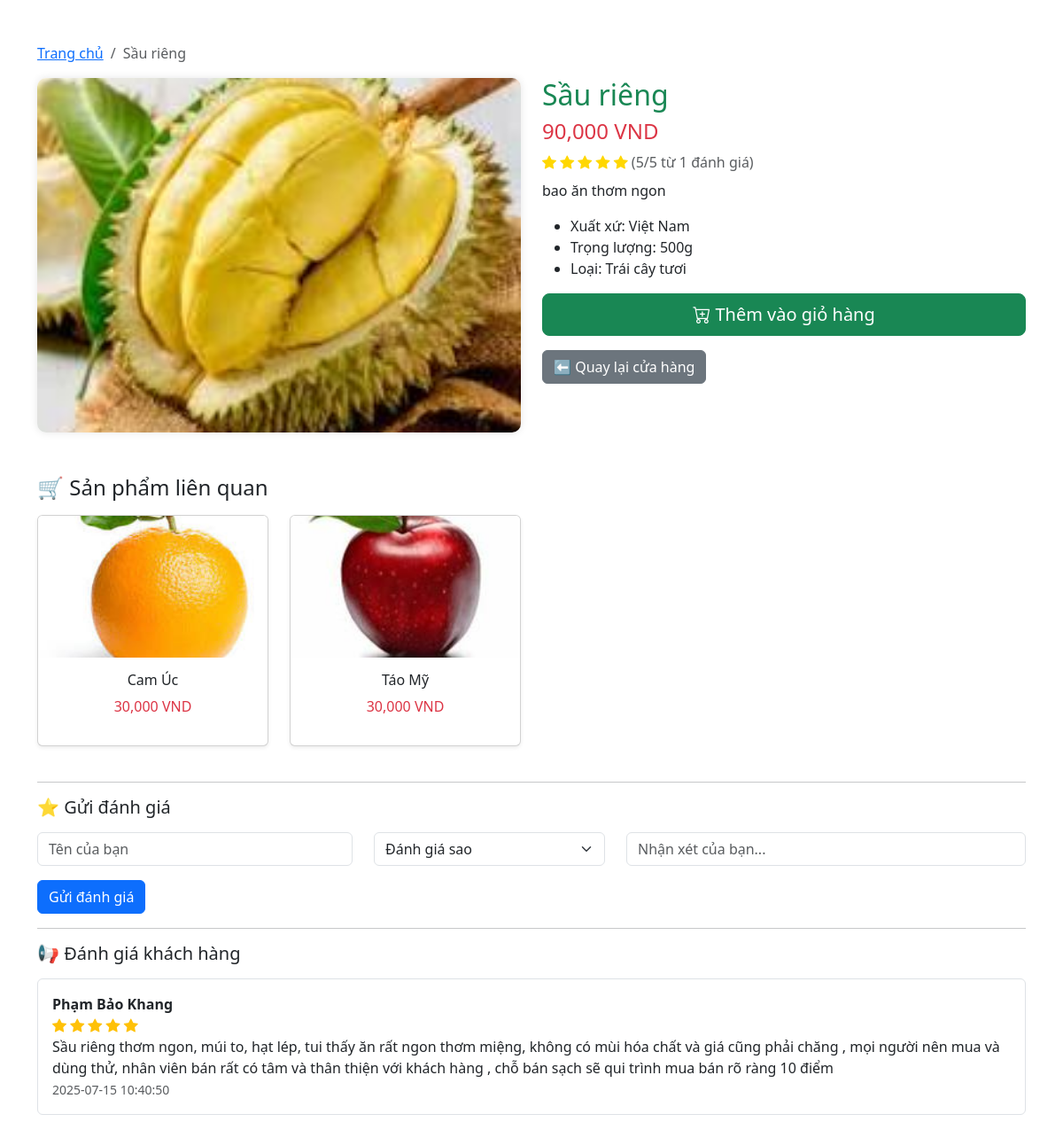
Page /views/product_detail.php?id=3 on the committed database.
### tables this page shows
CREATE TABLE `products` (
  `id` int(11) NOT NULL,
  `name` varchar(100) NOT NULL,
  `price` int(11) NOT NULL,
  `description` text NOT NULL,
  `image` varchar(100) NOT NULL,
  `category` varchar(100) DEFAULT NULL
);

CREATE TABLE `reviews` (
  `id` int(11) NOT NULL,
  `product_id` int(11) DEFAULT NULL,
  `user_name` varchar(100) DEFAULT NULL,
  `rating` int(11) DEFAULT NULL,
  `comment` text DEFAULT NULL,
  `created_at` datetime DEFAULT current_timestamp()
);

### views/product_detail.php (the view, shortened to what this page needs)
<?php
include '../config/config.php';
$product = null;
if (isset($_GET['id'])) {
  $id = $_GET['id'];
  $stmt = $conn->prepare("SELECT * FROM products WHERE id = ?");
  $stmt->execute([$id]);
  $product = $stmt->fetch(PDO::FETCH_ASSOC);
}
$stmt_rating = $conn->prepare("SELECT AVG(rating) as avg_rating, COUNT(*) as total_reviews FROM reviews WHERE product_id = ?");
$stmt_rating->execute([$id]);
$rating_info = $stmt_rating->fetch(PDO::FETCH_ASSOC);
$avg_rating = round($rating_info['avg_rating'], 1);
$total_reviews = $rating_info['total_reviews'];
$category = $product['category'] ?? '';
$stmt_related = $conn->prepare("SELECT * FROM products WHERE id != ? AND category = ? ORDER BY RAND() LIMIT 4");
$stmt_related->execute([$id, $category]);
?>
<!DOCTYPE html>
<html lang="vi">
<head>
  <link href="https://cdn.jsdelivr.net/npm/bootstrap@5.3.2/dist/css/bootstrap.min.css" rel="stylesheet">
  <link rel="stylesheet" href="https://cdn.jsdelivr.net/npm/bootstrap-icons@1.10.5/font/bootstrap-icons.css">
</head>
<body>
<div class="container mt-5">
  <?php if($product): ?>
    <nav aria-label="breadcrumb">
      <ol class="breadcrumb">
        <li class="breadcrumb-item"><a href="index.php">Trang chủ</a></li>
        <li class="breadcrumb-item active"><?= htmlspecialchars($product['name']); ?></li>
      </ol>
    </nav>
    <div class="row mb-5">
      <div class="col-md-6">
        <img src="../assets/images/<?= $product['image']; ?>" alt="<?= $product['name']; ?>" class="product-image">
      </div>
      <div class="col-md-6">
        <h2 class="text-success"><?= $product['name']; ?></h2>
        <h4 class="text-danger"><?= number_format($product['price']); ?> VND</h4>
        <div class="star-rating mb-2">
          <?php for($i=1; $i<=5; $i++): ?>
            <?= $i <= floor($avg_rating) ? '<i class="bi bi-star-fill"></i>' : ($i - $avg_rating < 1 ? '<i class="bi bi-star-half"></i>' : '<i class="bi bi-star"></i>'); ?>
          <?php endfor; ?>
          <span class="text-muted">(<?= $avg_rating ?>/5 từ <?= $total_reviews ?> đánh giá)</span>
        </div>
        <p><?= nl2br($product['description']); ?></p>
        <ul>
          <li>Xuất xứ: Việt Nam</li>
          <li>Trọng lượng: 500g</li>
          <li>Loại: Trái cây tươi</li>
        </ul>
        <form method="post" action="../cart/cart.php" class="d-flex mt-3">
          <button type="submit" name="add_to_cart" class="btn btn-success btn-lg flex-fill">
            <i class="bi bi-cart-plus"></i> Thêm vào giỏ hàng
          </button>
        </form>
        <a href="index.php" class="btn btn-secondary mt-3">⬅ Quay lại cửa hàng</a>
      </div>
    </div>
    <h4 class="mb-3">🛒 Sản phẩm liên quan</h4>
    <div class="row mb-4">
      <?php while($related = $stmt_related->fetch(PDO::FETCH_ASSOC)): ?>
        <div class="col-md-3 col-sm-6 mb-3">
          <div class="card card-related shadow-sm">
            <a href="product_detail.php?id=<?= $related['id']; ?>">
              <img src="../assets/images/<?= $related['image']; ?>" class="card-img-top" alt="<?= $related['name']; ?>">
            </a>
            <div class="card-body text-center">
              <h6><?= $related['name']; ?></h6>
              <p class="text-danger"><?= number_format($related['price']); ?> VND</p>
            </div>
          </div>
        </div>
      <?php endwhile; ?>
    </div>
    <hr>
    <h5 class="mb-3">⭐ Gửi đánh giá</h5>
    <form method="post">
      <div class="row">
        <div class="col-md-4 mb-2">
          <input type="text" name="user_name" class="form-control" placeholder="Tên của bạn" required>
        </div>
        <div class="col-md-3 mb-2">
          <select name="rating" class="form-select" required>
            <option value="">Đánh giá sao</option>
          </select>
        </div>
        <div class="col-md-5 mb-2">
          <input type="text" name="comment" class="form-control" placeholder="Nhận xét của bạn..." required>
        </div>
      </div>
      <button type="submit" name="submit_review" class="btn btn-primary mt-2">Gửi đánh giá</button>
    </form>
    <hr>
    <h5 class="mb-3">📢 Đánh giá khách hàng</h5>
    <?php
    $stmt_reviews = $conn->prepare("SELECT * FROM reviews WHERE product_id = ? ORDER BY created_at DESC");
    $stmt_reviews->execute([$id]);
    while($review = $stmt_reviews->fetch(PDO::FETCH_ASSOC)):
    ?>
      <div class="border p-3 mb-2 rounded">
        <strong><?= htmlspecialchars($review['user_name']); ?></strong>
        <div class="text-warning">
          <?php for($i=1; $i<=5; $i++): ?>
            <?= $i <= $review['rating'] ? '<i class="bi bi-star-fill"></i>' : '<i class="bi bi-star"></i>'; ?>
          <?php endfor; ?>
        </div>
        <p class="mb-0"><?= nl2br(htmlspecialchars($review['comment'])); ?></p>
        <small class="text-muted"><?= $review['created_at']; ?></small>
      </div>
    <?php endwhile; ?>
  <?php else: ?>
    <div class="alert alert-danger">Sản phẩm không tồn tại.</div>
  <?php endif; ?>
</div>
</body>
</html>

### views/product_detail.php (style rules this page uses)
.product-image { border-radius:10px; box-shadow:0 0 10px rgba(0,0,0,0.1); object-fit:cover; width:100%; height: 400px; }
.star-rating i { color: gold; }
.card-related img { height: 160px; object-fit: cover; }

### rows in the picture
products: name "Sầu riêng", image (picture), price "90,000", description "bao ăn thơm ngon"
products: image (picture), name "Cam Úc", price "30,000"
products: image (picture), name "Táo Mỹ", price "30,000"
reviews: user_name "Phạm Bảo Khang", rating 5 (drawn), comment "Sầu riêng thơm ngon, múi to, hạt lép, tui thấy ăn rất ngon thơm miệng, không có mùi hóa chất và giá cũng phải chăng , mọi người nên mua và dùng thử, nhân viên bán rất có tâm và thân thiện với khách hàng , chỗ bán sạch sẽ qui trình mua bán rõ ràng 10 điểm", created_at "2025-07-15 10:40:50"

### other values in the picture
$avg_rating "5"
$total_reviews "1"
